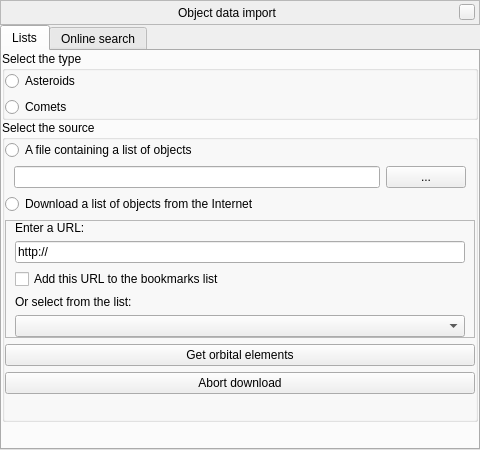
<?xml version="1.0" encoding="UTF-8"?>
<ui version="4.0">
 <author>Bogdan Marinov</author>
 <class>mpcImportWindow</class>
 <widget class="QWidget" name="mpcImportWindow">
  <property name="geometry">
   <rect>
    <x>0</x>
    <y>0</y>
    <width>480</width>
    <height>450</height>
   </rect>
  </property>
  <layout class="QVBoxLayout" name="verticalLayout_2">
   <property name="spacing">
    <number>0</number>
   </property>
   <property name="margin">
    <number>0</number>
   </property>
   <item>
    <widget class="BarFrame" name="TitleBar">
     <property name="sizePolicy">
      <sizepolicy hsizetype="Expanding" vsizetype="Minimum">
       <horstretch>0</horstretch>
       <verstretch>0</verstretch>
      </sizepolicy>
     </property>
     <property name="minimumSize">
      <size>
       <width>0</width>
       <height>25</height>
      </size>
     </property>
     <property name="maximumSize">
      <size>
       <width>16777215</width>
       <height>30</height>
      </size>
     </property>
     <property name="focusPolicy">
      <enum>Qt::NoFocus</enum>
     </property>
     <property name="autoFillBackground">
      <bool>false</bool>
     </property>
     <property name="frameShape">
      <enum>QFrame::StyledPanel</enum>
     </property>
     <layout class="QHBoxLayout" name="_2">
      <property name="spacing">
       <number>6</number>
      </property>
      <property name="leftMargin">
       <number>0</number>
      </property>
      <property name="topMargin">
       <number>0</number>
      </property>
      <property name="rightMargin">
       <number>4</number>
      </property>
      <property name="bottomMargin">
       <number>0</number>
      </property>
      <item>
       <spacer name="leftSpacer">
        <property name="orientation">
         <enum>Qt::Horizontal</enum>
        </property>
        <property name="sizeHint" stdset="0">
         <size>
          <width>40</width>
          <height>20</height>
         </size>
        </property>
       </spacer>
      </item>
      <item>
       <widget class="QLabel" name="stelWindowTitle">
        <property name="text">
         <string notr="true" extracomment="The title of the window will be set during runtime">Object data import</string>
        </property>
       </widget>
      </item>
      <item>
       <spacer name="rightSpacer">
        <property name="orientation">
         <enum>Qt::Horizontal</enum>
        </property>
        <property name="sizeHint" stdset="0">
         <size>
          <width>40</width>
          <height>20</height>
         </size>
        </property>
       </spacer>
      </item>
      <item>
       <widget class="QPushButton" name="closeStelWindow">
        <property name="minimumSize">
         <size>
          <width>16</width>
          <height>16</height>
         </size>
        </property>
        <property name="maximumSize">
         <size>
          <width>16</width>
          <height>16</height>
         </size>
        </property>
        <property name="focusPolicy">
         <enum>Qt::NoFocus</enum>
        </property>
        <property name="text">
         <string/>
        </property>
       </widget>
      </item>
     </layout>
    </widget>
   </item>
   <item>
    <widget class="QStackedWidget" name="stackedWidget">
     <widget class="QWidget" name="pageSource">
      <layout class="QVBoxLayout" name="verticalLayout_7">
       <property name="spacing">
        <number>0</number>
       </property>
       <property name="margin">
        <number>0</number>
       </property>
       <item>
        <widget class="QTabWidget" name="tabWidget">
         <widget class="QWidget" name="tabLists">
          <attribute name="title">
           <string>Lists</string>
          </attribute>
          <layout class="QVBoxLayout" name="verticalLayout">
           <property name="spacing">
            <number>0</number>
           </property>
           <property name="margin">
            <number>0</number>
           </property>
           <item>
            <widget class="QGroupBox" name="groupBoxType">
             <property name="title">
              <string>Select the type</string>
             </property>
             <layout class="QVBoxLayout" name="verticalLayoutType_3">
              <property name="margin">
               <number>0</number>
              </property>
              <item>
               <widget class="QRadioButton" name="radioButtonAsteroids">
                <property name="text">
                 <string>Asteroids</string>
                </property>
               </widget>
              </item>
              <item>
               <widget class="QRadioButton" name="radioButtonComets">
                <property name="text">
                 <string>Comets</string>
                </property>
               </widget>
              </item>
             </layout>
            </widget>
           </item>
           <item>
            <widget class="QGroupBox" name="groupBoxSource">
             <property name="title">
              <string>Select the source</string>
             </property>
             <layout class="QVBoxLayout" name="verticalLayout_8">
              <property name="margin">
               <number>0</number>
              </property>
              <item>
               <widget class="QRadioButton" name="radioButtonFile">
                <property name="text">
                 <string>A file containing a list of objects</string>
                </property>
               </widget>
              </item>
              <item>
               <widget class="QFrame" name="frameFile">
                <layout class="QHBoxLayout" name="horizontalLayoutFile_2">
                 <property name="topMargin">
                  <number>0</number>
                 </property>
                 <property name="bottomMargin">
                  <number>0</number>
                 </property>
                 <item>
                  <widget class="QLineEdit" name="lineEditFilePath">
                   <property name="inputMethodHints">
                    <set>Qt::ImhNone</set>
                   </property>
                  </widget>
                 </item>
                 <item>
                  <widget class="QPushButton" name="pushButtonBrowse">
                   <property name="text">
                    <string>...</string>
                   </property>
                  </widget>
                 </item>
                </layout>
               </widget>
              </item>
              <item>
               <widget class="QRadioButton" name="radioButtonURL">
                <property name="text">
                 <string>Download a list of objects from the Internet</string>
                </property>
               </widget>
              </item>
              <item>
               <widget class="QFrame" name="frameURL">
                <property name="frameShape">
                 <enum>QFrame::StyledPanel</enum>
                </property>
                <property name="frameShadow">
                 <enum>QFrame::Raised</enum>
                </property>
                <layout class="QVBoxLayout" name="verticalLayout_9">
                 <property name="topMargin">
                  <number>0</number>
                 </property>
                 <property name="bottomMargin">
                  <number>0</number>
                 </property>
                 <item>
                  <widget class="QLabel" name="labelEnter">
                   <property name="text">
                    <string>Enter a URL:</string>
                   </property>
                  </widget>
                 </item>
                 <item>
                  <widget class="QLineEdit" name="lineEditURL">
                   <property name="inputMethodHints">
                    <set>Qt::ImhUrlCharactersOnly</set>
                   </property>
                   <property name="text">
                    <string>http://</string>
                   </property>
                  </widget>
                 </item>
                 <item>
                  <widget class="QCheckBox" name="checkBoxAddBookmark">
                   <property name="text">
                    <string>Add this URL to the bookmarks list</string>
                   </property>
                  </widget>
                 </item>
                 <item>
                  <widget class="QLabel" name="labelSelect">
                   <property name="text">
                    <string>Or select from the list:</string>
                   </property>
                  </widget>
                 </item>
                 <item>
                  <widget class="QComboBox" name="comboBoxBookmarks"/>
                 </item>
                </layout>
               </widget>
              </item>
              <item>
               <widget class="QPushButton" name="pushButtonAcquire">
                <property name="text">
                 <string>Get orbital elements</string>
                </property>
               </widget>
              </item>
              <item>
               <widget class="QPushButton" name="pushButtonAbortDownload">
                <property name="text">
                 <string>Abort download</string>
                </property>
               </widget>
              </item>
              <item>
               <spacer name="verticalSpacer">
                <property name="orientation">
                 <enum>Qt::Vertical</enum>
                </property>
                <property name="sizeHint" stdset="0">
                 <size>
                  <width>20</width>
                  <height>40</height>
                 </size>
                </property>
               </spacer>
              </item>
             </layout>
            </widget>
           </item>
           <item>
            <spacer name="verticalSpacer_2">
             <property name="orientation">
              <enum>Qt::Vertical</enum>
             </property>
             <property name="sizeHint" stdset="0">
              <size>
               <width>20</width>
               <height>40</height>
              </size>
             </property>
            </spacer>
           </item>
          </layout>
         </widget>
         <widget class="QWidget" name="tabSearch">
          <attribute name="title">
           <string>Online search</string>
          </attribute>
          <layout class="QVBoxLayout" name="verticalLayout_11">
           <item>
            <widget class="QGroupBox" name="groupBoxSearch">
             <property name="title">
              <string>Online search</string>
             </property>
             <layout class="QVBoxLayout" name="verticalLayout_10">
              <property name="margin">
               <number>0</number>
              </property>
              <item>
               <widget class="QLabel" name="labelSearch">
                <property name="text">
                 <string>Query the MPC's &lt;a href=&quot;http://www.minorplanetcenter.org/iau/MPEph/MPEph.html&quot;&gt;Minor Planet &amp;amp; Comet Ephemeris Service&lt;/a&gt;:</string>
                </property>
                <property name="wordWrap">
                 <bool>true</bool>
                </property>
                <property name="openExternalLinks">
                 <bool>true</bool>
                </property>
               </widget>
              </item>
              <item>
               <widget class="QFrame" name="frameSearch">
                <property name="frameShape">
                 <enum>QFrame::StyledPanel</enum>
                </property>
                <property name="frameShadow">
                 <enum>QFrame::Raised</enum>
                </property>
                <layout class="QHBoxLayout" name="horizontalLayout">
                 <property name="margin">
                  <number>0</number>
                 </property>
                 <item>
                  <widget class="QLineEdit" name="lineEditQuery"/>
                 </item>
                 <item>
                  <widget class="QPushButton" name="pushButtonSendQuery">
                   <property name="icon">
                    <iconset resource="../../../../data/gui/guiRes.qrc">
                     <normaloff>:/graphicGui/searchButtonImage.png</normaloff>:/graphicGui/searchButtonImage.png</iconset>
                   </property>
                  </widget>
                 </item>
                 <item>
                  <widget class="QPushButton" name="pushButtonAbortQuery">
                   <property name="icon">
                    <iconset resource="../../../../data/gui/guiRes.qrc">
                     <normaloff>:/graphicGui/closeButton-hover.png</normaloff>:/graphicGui/closeButton-hover.png</iconset>
                   </property>
                  </widget>
                 </item>
                </layout>
               </widget>
              </item>
              <item>
               <widget class="QLabel" name="labelNotFound">
                <property name="text">
                 <string>Object not found.</string>
                </property>
                <property name="alignment">
                 <set>Qt::AlignCenter</set>
                </property>
               </widget>
              </item>
              <item>
               <widget class="QLabel" name="labelQueryCountdown">
                <property name="text">
                 <string>You can use the MPC website again in %1 seconds.</string>
                </property>
                <property name="alignment">
                 <set>Qt::AlignCenter</set>
                </property>
               </widget>
              </item>
              <item>
               <widget class="QLabel" name="labelQueryInstructions">
                <property name="text">
                 <string>Only one result will be returned if the query is successful.&lt;br&gt;Both comets and asteroids can be identified with their number, name or provisional designation.&lt;br&gt;Comet &lt;i&gt;names&lt;/i&gt; need to be prefixed with &lt;b&gt;C/&lt;/b&gt; or &lt;b&gt;P/&lt;/b&gt;. If more than one comet matches a name, only the first result will be returned. For example, &quot;C/Halley&quot; will return 1P/Halley, Halley's Comet, but &quot;Halley&quot; will return the asteorid (2688) Halley.</string>
                </property>
                <property name="wordWrap">
                 <bool>true</bool>
                </property>
               </widget>
              </item>
             </layout>
            </widget>
           </item>
           <item>
            <spacer name="verticalSpacerSearch">
             <property name="orientation">
              <enum>Qt::Vertical</enum>
             </property>
             <property name="sizeHint" stdset="0">
              <size>
               <width>20</width>
               <height>40</height>
              </size>
             </property>
            </spacer>
           </item>
          </layout>
         </widget>
        </widget>
       </item>
      </layout>
     </widget>
     <widget class="QWidget" name="pageResult">
      <layout class="QVBoxLayout" name="verticalLayout_3">
       <property name="spacing">
        <number>0</number>
       </property>
       <property name="margin">
        <number>0</number>
       </property>
       <item>
        <widget class="QGroupBox" name="groupBoxObjects">
         <property name="title">
          <string>Objects found</string>
         </property>
         <layout class="QVBoxLayout" name="verticalLayout_4">
          <property name="margin">
           <number>0</number>
          </property>
          <item>
           <widget class="QLabel" name="labelInstructions">
            <property name="text">
             <string>Mark the objects you wish to be imported. Note that existing objects (the names in &lt;i&gt;italic&lt;/i&gt;) will be overwritten if marked, including those objects inherited from Stellarium's default Solar System configuration (the names in &lt;b&gt;bold&lt;/b&gt;).&lt;br/&gt;Note also that adding a large number of objects may cause Stellarium to run slowly.</string>
            </property>
            <property name="wordWrap">
             <bool>true</bool>
            </property>
           </widget>
          </item>
          <item>
           <widget class="QRadioButton" name="radioButtonOverwrite">
            <property name="text">
             <string>Overwrite existing objects</string>
            </property>
           </widget>
          </item>
          <item>
           <widget class="QRadioButton" name="radioButtonUpdate">
            <property name="text">
             <string>Update existing objects</string>
            </property>
           </widget>
          </item>
          <item>
           <widget class="QCheckBox" name="checkBoxOnlyOrbitalElements">
            <property name="text">
             <string>Update only the orbital elements</string>
            </property>
            <property name="checked">
             <bool>true</bool>
            </property>
           </widget>
          </item>
          <item>
           <widget class="QListWidget" name="listWidgetObjects">
            <property name="selectionMode">
             <enum>QAbstractItemView::NoSelection</enum>
            </property>
            <item>
             <property name="text">
              <string notr="true">2P/Encke</string>
             </property>
             <property name="checkState">
              <enum>Unchecked</enum>
             </property>
             <property name="flags">
              <set>ItemIsSelectable|ItemIsUserCheckable|ItemIsEnabled</set>
             </property>
            </item>
           </widget>
          </item>
          <item>
           <widget class="QFrame" name="frameMarkButtons">
            <property name="frameShape">
             <enum>QFrame::StyledPanel</enum>
            </property>
            <property name="frameShadow">
             <enum>QFrame::Raised</enum>
            </property>
            <layout class="QHBoxLayout" name="horizontalLayoutMarkButtons">
             <property name="margin">
              <number>0</number>
             </property>
             <item>
              <widget class="QPushButton" name="pushButtonMarkAll">
               <property name="text">
                <string>Mark all</string>
               </property>
              </widget>
             </item>
             <item>
              <widget class="QPushButton" name="pushButtonMarkNone">
               <property name="text">
                <string>Mark none</string>
               </property>
              </widget>
             </item>
             <item>
              <widget class="QPushButton" name="pushButtonDiscard">
               <property name="text">
                <string>Discard</string>
               </property>
              </widget>
             </item>
            </layout>
           </widget>
          </item>
          <item>
           <widget class="QPushButton" name="pushButtonAdd">
            <property name="text">
             <string>Add objects</string>
            </property>
           </widget>
          </item>
         </layout>
        </widget>
       </item>
      </layout>
     </widget>
    </widget>
   </item>
  </layout>
 </widget>
 <customwidgets>
  <customwidget>
   <class>BarFrame</class>
   <extends>QFrame</extends>
   <header>Dialog.hpp</header>
   <container>1</container>
  </customwidget>
 </customwidgets>
 <tabstops>
  <tabstop>tabWidget</tabstop>
  <tabstop>radioButtonAsteroids</tabstop>
  <tabstop>radioButtonComets</tabstop>
  <tabstop>radioButtonFile</tabstop>
  <tabstop>pushButtonBrowse</tabstop>
  <tabstop>lineEditFilePath</tabstop>
  <tabstop>radioButtonURL</tabstop>
  <tabstop>lineEditURL</tabstop>
  <tabstop>checkBoxAddBookmark</tabstop>
  <tabstop>comboBoxBookmarks</tabstop>
  <tabstop>pushButtonAcquire</tabstop>
  <tabstop>pushButtonAbortDownload</tabstop>
  <tabstop>lineEditQuery</tabstop>
  <tabstop>pushButtonSendQuery</tabstop>
  <tabstop>pushButtonAbortQuery</tabstop>
  <tabstop>radioButtonOverwrite</tabstop>
  <tabstop>radioButtonUpdate</tabstop>
  <tabstop>checkBoxOnlyOrbitalElements</tabstop>
  <tabstop>listWidgetObjects</tabstop>
  <tabstop>pushButtonMarkAll</tabstop>
  <tabstop>pushButtonMarkNone</tabstop>
  <tabstop>pushButtonDiscard</tabstop>
  <tabstop>pushButtonAdd</tabstop>
 </tabstops>
 <resources>
  <include location="../../../../data/gui/guiRes.qrc"/>
 </resources>
 <connections>
  <connection>
   <sender>radioButtonFile</sender>
   <signal>clicked()</signal>
   <receiver>pushButtonBrowse</receiver>
   <slot>setFocus()</slot>
   <hints>
    <hint type="sourcelabel">
     <x>121</x>
     <y>156</y>
    </hint>
    <hint type="destinationlabel">
     <x>417</x>
     <y>175</y>
    </hint>
   </hints>
  </connection>
  <connection>
   <sender>radioButtonURL</sender>
   <signal>clicked()</signal>
   <receiver>lineEditURL</receiver>
   <slot>setFocus()</slot>
   <hints>
    <hint type="sourcelabel">
     <x>121</x>
     <y>218</y>
    </hint>
    <hint type="destinationlabel">
     <x>110</x>
     <y>267</y>
    </hint>
   </hints>
  </connection>
  <connection>
   <sender>radioButtonUpdate</sender>
   <signal>toggled(bool)</signal>
   <receiver>checkBoxOnlyOrbitalElements</receiver>
   <slot>setEnabled(bool)</slot>
   <hints>
    <hint type="sourcelabel">
     <x>190</x>
     <y>191</y>
    </hint>
    <hint type="destinationlabel">
     <x>190</x>
     <y>207</y>
    </hint>
   </hints>
  </connection>
 </connections>
</ui>
